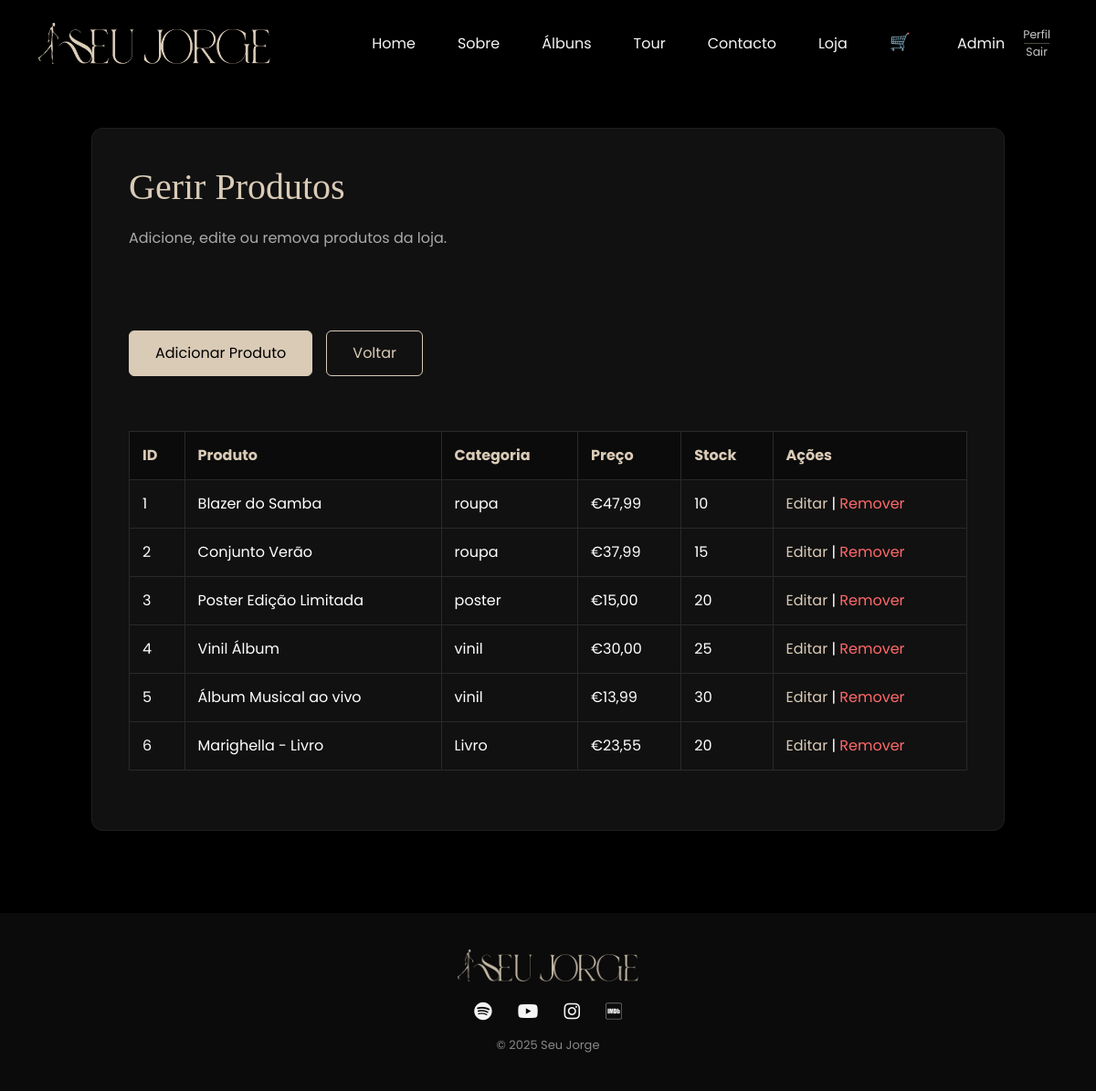
/admin/admin_products.php (signed in), run on the app's committed database.
### tables this page shows
CREATE TABLE IF NOT EXISTS products (
    id INT AUTO_INCREMENT PRIMARY KEY,
    name VARCHAR(100) NOT NULL,
    description TEXT,
    price DECIMAL(10, 2) NOT NULL,
    stock INT NOT NULL,
    image VARCHAR(255),
    category VARCHAR(50)
);

### includes/functions.php (called while the page is built, shortened)
<?php
function caminhoProjeto($caminho = ""){
    $scriptDir = str_replace("\\", "/", dirname($_SERVER["SCRIPT_NAME"] ?? ""));
    if(basename($scriptDir) === "admin"){
        $scriptDir = dirname($scriptDir);
    }
    $scriptDir = rtrim($scriptDir, "/");
    if($scriptDir === "" || $scriptDir === "."){
        $scriptDir = "";
    }
    return $scriptDir . "/" . ltrim($caminho, "/");
}
function limparTexto($valor){
    return htmlspecialchars($valor ?? "", ENT_QUOTES, "UTF-8");
}
function formatarPreco($valor){
    return "€" . number_format((float)$valor, 2, ",", ".");
}
function utilizadorLogado(){
    return isset($_SESSION["user_id"]);
}
function utilizadorAdmin(){
    return isset($_SESSION["role"]) && $_SESSION["role"] === "admin";
}
?>

### admin/admin_products.php (the view, shortened to what this page needs)
<?php
include __DIR__ . "/../config/database.php";
include __DIR__ . "/../includes/functions.php";
$products = mysqli_query($conexao, "SELECT id, name, price, stock, category FROM products ORDER BY id ASC");
include __DIR__ . "/../includes/header.php";
include __DIR__ . "/../includes/navbar.php";
?>
<section class="auth-section">
    <div class="container">
        <div class="auth-card auth-card-large">
            <h1>Gerir Produtos</h1>
            <p>Adicione, edite ou remova produtos da loja.</p>
            <div class="profile-actions">
                <a href="admin_product_form.php" class="site-btn">Adicionar Produto</a>
                <a href="admin.php" class="site-btn site-btn-secondary">Voltar</a>
            </div>
            <div class="table-responsive">
                <table class="site-table">
                    <thead>
                        <tr>
                            <th>ID</th>
                            <th>Produto</th>
                            <th>Categoria</th>
                            <th>Preço</th>
                            <th>Stock</th>
                            <th>Ações</th>
                        </tr>
                    </thead>
                    <tbody>
                        <?php while($produto = mysqli_fetch_assoc($products)): ?>
                            <tr id="product-row-<?php echo (int)$produto["id"]; ?>">
                                <td><?php echo (int)$produto["id"]; ?></td>
                                <td><?php echo limparTexto($produto["name"]); ?></td>
                                <td><?php echo limparTexto($produto["category"]); ?></td>
                                <td><?php echo formatarPreco($produto["price"]); ?></td>
                                <td><?php echo (int)$produto["stock"]; ?></td>
                                <td>
                                    <a class="edit-link" href="admin_product_form.php?id=<?php echo (int)$produto["id"]; ?>">Editar</a>
                                    |
                                    <a class="remove-link ajax-delete-product" href="admin_products.php?delete=<?php echo (int)$produto["id"]; ?>" data-product-id="<?php echo (int)$produto["id"]; ?>">Remover</a>
                                </td>
                            </tr>
                        <?php endwhile; ?>
                    </tbody>
                </table>
            </div>
        </div>
    </div>
</section>
<?php include __DIR__ . "/../includes/footer.php"; ?>

### includes/header.php (shortened to what this page needs)
<!DOCTYPE html>
<html lang="pt">
<head>
    <link href="https://cdn.jsdelivr.net/npm/bootstrap@5.3.3/dist/css/bootstrap.min.css" rel="stylesheet">
    <link rel="stylesheet" href="https://cdnjs.cloudflare.com/ajax/libs/font-awesome/6.5.0/css/all.min.css">
    <link rel="stylesheet" href="<?php echo caminhoProjeto('css/style.css'); ?>">
</head>
<body>

### includes/navbar.php (shortened to what this page needs)
<header>
    <nav class="navbar navbar-expand-lg fixed-top">
        <div class="container">
            <a class="navbar-brand" href="<?php echo caminhoProjeto('index.php'); ?>">
                <img src="<?php echo caminhoProjeto('picture/Logo/logo-seu-jorge.png'); ?>" alt="Seu Jorge Logo" height="45">
            </a>
            <div class="collapse navbar-collapse justify-content-end" id="menu">
                <ul class="navbar-nav">
                    <li class="nav-item"><a class="nav-link" href="<?php echo caminhoProjeto('index.php'); ?>">Home</a></li>
                    <li class="nav-item"><a class="nav-link" href="<?php echo caminhoProjeto('sobre.php'); ?>">Sobre</a></li>
                    <li class="nav-item"><a class="nav-link" href="<?php echo caminhoProjeto('albuns.php'); ?>">Álbuns</a></li>
                    <li class="nav-item"><a class="nav-link" href="<?php echo caminhoProjeto('tour.php'); ?>">Tour</a></li>
                    <li class="nav-item"><a class="nav-link" href="<?php echo caminhoProjeto('contactos.php'); ?>">Contacto</a></li>
                    <li class="nav-item"><a class="nav-link" href="<?php echo caminhoProjeto('loja.php'); ?>">Loja</a></li>
                    <li class="nav-item">
                        <a class="nav-link cart-link cart-link-icon-only" href="<?php echo caminhoProjeto('cart.php'); ?>" aria-label="Abrir carrinho de compras">
                            <span class="cart-icon" aria-hidden="true">🛒</span>
                        </a>
                    </li>
                    <?php if(utilizadorLogado()): ?>
                        <?php if(utilizadorAdmin()): ?>
                            <li class="nav-item"><a class="nav-link" href="<?php echo caminhoProjeto('admin/admin.php'); ?>">Admin</a></li>
                        <?php endif; ?>
                        <li class="nav-item auth-menu-item">
                            <div class="auth-mini-box">
                                <a class="auth-mini-link auth-mini-profile" href="<?php echo caminhoProjeto('profile.php'); ?>">Perfil</a>
                                <span class="auth-mini-line"></span>
                                <a class="auth-mini-link auth-mini-logout" href="<?php echo caminhoProjeto('logout.php'); ?>">Sair</a>
                            </div>
                        </li>
                    <?php endif; ?>
                </ul>
            </div>
        </div>
    </nav>
</header>

### includes/footer.php (shortened to what this page needs)
<footer class="footer">
    <div class="container text-center">
        <div class="footer-logo">
            <img src="<?php echo caminhoProjeto('picture/Logo/logo-seu-jorge.png'); ?>" alt="Seu Jorge Logo" loading="lazy">
        </div>
        <div class="footer-social">
            <a href="#"><i class="fa-brands fa-spotify"></i></a>
            <a href="#"><i class="fa-brands fa-youtube"></i></a>
            <a href="#"><i class="fa-brands fa-instagram"></i></a>
            <a href="https://www.imdb.com/pt/name/nm1179580/?ref_=nv_sr_srsg_0" target="_blank">
                <i class="fa-brands fa-imdb"></i>
            </a>
        </div>
        <p class="footer-copy">© 2025 Seu Jorge</p>
    </div>
</footer>
</body>
</html>

### css/style.css (style rules this page uses)
body { background:#0B0B0B; color:#F5F5F5; font-family:'Poppins', sans-serif; }
.navbar { padding:20px 0; }
.navbar-nav .nav-link { color:#F5F5F5; margin-left:30px; text-shadow:0px 2px 8px rgba(0,0,0,0.6); }
.footer { background:#0B0B0B; padding:40px 0; text-align:center; }
.footer-logo img { height:35px; margin-bottom:18px; opacity:0.9; }
.footer-social { margin-bottom:12px; }
.footer-social a { color:#F5F5F5; font-size:20px; margin:0 12px; transition:0.3s; }
.footer-copy { font-size:13px; color:#888; margin:0; }
.auth-section { background:#000; min-height:100vh; padding:140px 0 90px; }
.auth-card { background:#111; border:1px solid #1f1f1f; border-radius:12px; padding:40px; max-width:520px; margin:auto; box-shadow:0 15px 40px rgba(0,0,0,0.5); }
.auth-card-large { max-width:1000px; }
.auth-card h1, .auth-card h2 { font-family:'Playfair Display', serif; color:#DACBB7; margin-bottom:20px; }
.auth-card p { color:#aaa; }
.auth-card button, .site-btn { display:inline-block; margin-top:24px; background:#DACBB7; color:#000; border:1px solid #DACBB7; padding:12px 28px; border-radius:6px; text-decoration:none; transition:0.3s; }
.site-btn-secondary { background:transparent; color:#DACBB7; }
.auth-link a, .edit-link { color:#DACBB7; text-decoration:none; }
.profile-actions { display:flex; gap:15px; flex-wrap:wrap; margin:25px 0 35px; }
.site-table { width:100%; border-collapse:collapse; margin:25px 0; color:#fff; }
.site-table th, .site-table td { border:1px solid #2a2a2a; padding:14px; vertical-align:middle; }
.site-table th { background:#0b0b0b; color:#DACBB7; }
.remove-link { color:#ff6969; text-decoration:none; }
.cart-link { position: relative; }
.auth-menu-item { display: flex; align-items: center; }
.auth-mini-box { display: flex; flex-direction: column; align-items: center; justify-content: center; gap: 2px; padding: 2px 8px; margin-left: 4px; }
.auth-mini-link { color: rgba(255, 255, 255, 0.78); text-decoration: none; font-size: 0.78rem; line-height: 1.1; transition: color 0.2s ease, transform 0.2s ease; }
.auth-mini-line { width: 28px; height: 1px; background: rgba(218, 203, 183, 0.35); }
.cart-link-icon-only { display: inline-flex !important; align-items: center; gap: 4px; min-width: 44px; overflow: visible; }
.cart-icon { font-size: 1.15rem; line-height: 1; }

### data on the page
products: id "1", name "Blazer do Samba", category "roupa", price "€47,99", stock "10"
products: id "2", name "Conjunto Verão", category "roupa", price "€37,99", stock "15"
products: id "3", name "Poster Edição Limitada", category "poster", price "€15,00", stock "20"
products: id "4", name "Vinil Álbum", category "vinil", price "€30,00", stock "25"
products: id "5", name "Álbum Musical ao vivo", category "vinil", price "€13,99", stock "30"
products: id "6", name "Marighella - Livro", category "Livro", price "€23,55", stock "20"
